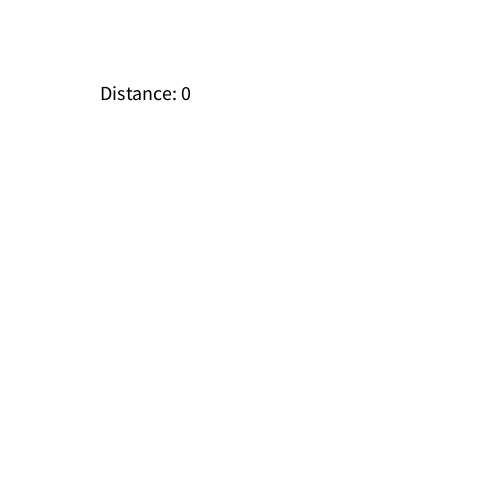
Frame 1 (no input)
Frame 60 (the mouse pressed at the canvas centre just before this capture): identical to frame 1, image omitted
Frame 120 (the mouse held since frame 60 and released just before this capture): identical to frame 1, image omitted

The Processing sketch that drew this single still picture (run headless with seeded random() and noise(); from frame 60 on, the mouse is pressed at the canvas centre):

// Processing sketch: gdp_03_03_mileaometer
// ── gdp_03_03_mileaometer.pde
float distance = 0;
boolean entered = false;

void setup() {
  size(500, 500);
  fill(0);
}

void draw() 
{
  background(255);
  
  // distance in one frame
  float dlocal = dist(pmouseX, pmouseY, mouseX, mouseY);
  
  // if mouse is not in window yet, set dlocal back to 0
  if (pmouseX == 0 && pmouseY == 0 && !entered) {
    dlocal = 0;
  } else {
    entered = true;
  }
  
  distance += dlocal;
  
  textSize(20);
  text("Distance: " + round(distance), 100, 100);
}
